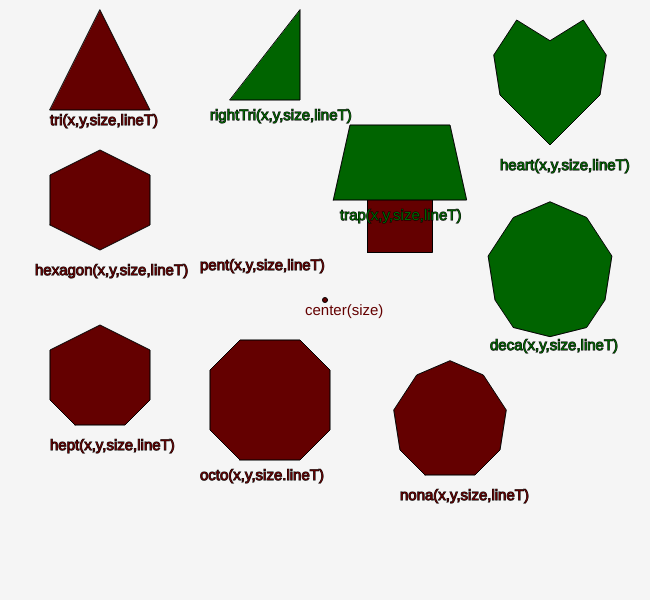
Frame 1 (no input)
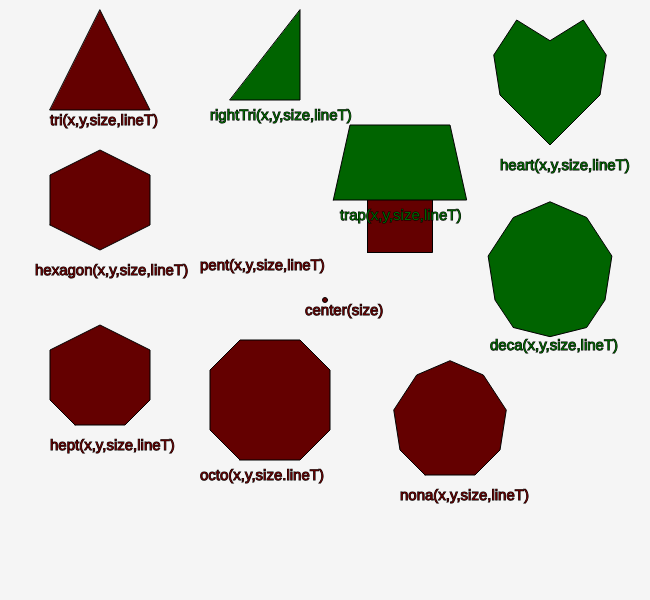
Frame 60 (no input)
Frame 120 (the mouse pressed at the canvas centre since frame 60): identical to frame 60, image omitted

The p5.js sketch that drew these frames (run headless with seeded random() and noise() and a simulated clock; from frame 60 on, the mouse is pressed at the canvas centre):

// p5.js sketch
// ── sketch.js

function setup() {
  createCanvas(650, 600);
}

function draw() {
  textSize(15)
  background(245);
  fill(100,0,0)
  center(5)
  text('center(size)',width/2-20,height/2+15)
  pent(400,220,65,1)
  text('pent(x,y,size,lineT)',200,270)
  hexagon(100,200,50,1)
  text('hexagon(x,y,size,lineT)',35,275)
  tri(100,60,50,1)
  text('tri(x,y,size,lineT)',50,125)
  hept(100,400,50,1)
  text('hept(x,y,size,lineT)',50,450)
  octo(270,430,60,1)
  text('octo(x,y,size.lineT)',200,480)
  nona(450,450,50,1)
  text('nona(x,y,size,lineT)',400,500)
  fill(0,100,0)
  heart(550,95,50,1)
  text('heart(x,y,size,lineT)',500,170)
  fill(0,100,0)
  deca(550,300,55,1)
  text("deca(x,y,size,lineT)",490,350)
  trap(400,150,100,1)
  text("trap(x,y,size,lineT)",340,220)
  rightTri(270,70,60,1)
    text("rightTri(x,y,size,lineT)",210,120)
}
// ── shape.js
console.log('p5.shape.js is ready')
//a simpe equalateral triangle, takes four parameters, x,y,lenght of sides and strokeWeight
function tri(x,y,len,lineT){
triV1x=x-len+len
triV1y=y-len
triV2x=x+len
triV2y=y+len
triV3x=x-len
triV3y=y+len
stroke(0)
strokeWeight(lineT)
  beginShape(TRIANGLES)
vertex(triV1x,triV1y)
vertex(triV2x,triV2y)
vertex(triV3x,triV3y)
  endShape()
}//draws a pentagon
function pent(x,y,size,lineT){
pentX=x
pentY=y
len=size
penV1x=x-len/2
penV1y=y+len/2
penV2x=x+len/2
penV2y=y+len/2
penV3x=x+len/2
penV3y=penV2y-len
penV4x= penV3x-len/2
penV4y= penV3y-len/2
penV5x=x-len/2
penV5y=y-len/2
beginShape()
strokeWeight(lineT)
stroke(0)
vertex(penV1x,penV1y)
vertex(penV2x,penV2y)
vertex(penV3x,penV3y)
vertex(penV4x,penV4y)
vertex(penV5x, penV5y)
vertex(penV1x,penV1y)
endShape()
}//draws a hexagon, takes 4 parameters
function hexagon(x,y,len,lineT){
hexV1x=x-len
 hexV1y=y+len/2
hexV2x=x
hexV2y=y+len
 hexV3x=x+len
 hexV3y=y+len/2
 hexV4x=x+len
 hexV4y=y-len/2
  hexV5x=x
  hexV5y=y-len
  hexV6x=x-len
  hexV6y=y-len/2
 stroke(0)
 strokeWeight(lineT)
beginShape()
vertex(hexV1x,hexV1y)
vertex(hexV2x,hexV2y)
  vertex(hexV3x,hexV3y)
  vertex(hexV4x,hexV4y)
  vertex(hexV5x,hexV5y)
  vertex(hexV6x,hexV6y)
  vertex(hexV1x,hexV1y)
endShape()
}//draws a seven sided septa/heptagon, takes four parameter
function hept(x,y,len,lineT){
  heptV1x=x-len/2
  heptV1y=y+len/2
  heptV2x=x+len/2
  heptV2y=y+len/2
  heptV3x=x+len
  heptV3y=y
  heptV4x=x+len
  heptV4y=y-len
  heptV5x=x
  heptV5y=y-len-len/2
  heptV6x=x-len
  heptV6y=y-len
  heptV7x=x-len
  heptV7y=y
  heptV8x=x-len/2
  heptV8y=y+len/2
  stroke(0)
  strokeWeight(lineT)
beginShape()
vertex(heptV1x,heptV1y)
vertex(heptV2x,heptV2y)
vertex(heptV3x,heptV3y)
vertex(heptV4x,heptV4y)
vertex(heptV5x,heptV5y)
vertex(heptV6x,heptV6y)
vertex(heptV7x,heptV7y)
vertex(heptV8x,heptV8y)
endShape()
}//draws a eight sided octogon, takes for parameter
function octo(x,y,len,lineT){
  octoV1x=x-len/2
  octoV1y=y+len/2
  octoV2x=x+len/2
  octoV2y=y+len/2
  octoV3x=x+len
  octoV3y=y
  octoV4x=x+len
  octoV4y=y-len
  octoV5x=x+len/2
  octoV5y=y-len-len/2
  octoV6x=x-len/2
  octoV6y=y-len-len/2
  octoV7x=x-len
  octoV7y=y-len
  octoV8x=x-len
  octoV8y=y
  octoV9x=x-len/2
  octoV9y=y+len/2
  stroke(0)
  strokeWeight(lineT)
  beginShape()
  vertex(octoV1x,octoV1y)
  vertex(octoV2x,octoV2y)
  vertex(octoV3x,octoV3y)
  vertex(octoV4x,octoV4y)
  vertex(octoV5x,octoV5y)
  vertex(octoV6x,octoV6y)
  vertex(octoV7x,octoV7y)
  vertex(octoV8x,octoV8y)
  vertex(octoV9x,octoV9y)
  vertex(octoV1x,octoV1y)
  endShape()
}//draws a nine sided nonagon, takes four parameters
function nona(x,y,len,lineT){
  nonaV1x=x-len/2
  nonaV1y=y+len/2
  nonaV2x=x+len/2
  nonaV2y=y+len/2
  nonaV3x=x+len
  nonaV3y=y
  nonaV4x=x+len+(len/8)
  nonaV4y=y-len/1.25
  nonaV5x=x+len/1.5
  nonaV5y=y-len-len/2
  nonaV6x=x
  nonaV6y=nonaV5y-len/3.5
  nonaV7x=x-len/1.5
  nonaV7y=y-len-len/2
  nonaV8x=x-len-(len/8)
  nonaV8y=y-len/1.25
  nonaV9x=x-len
  nonaV9y=y
  nonaV10x=x-len/2
  nonaV10y=y+len/2
  stroke(0)
  strokeWeight(lineT)
  beginShape()
  vertex(nonaV1x,nonaV1y)
  vertex(nonaV2x,nonaV2y)
  vertex(nonaV3x,nonaV3y)
  vertex(nonaV4x,nonaV4y)
  vertex(nonaV5x,nonaV5y)
  vertex(nonaV6x,nonaV6y)
  vertex(nonaV7x,nonaV7y)
  vertex(nonaV8x,nonaV8y)
  vertex(nonaV9x,nonaV9y)
  vertex(nonaV10x,nonaV10y)
  endShape()
}//draws a 'cubic' heart , takes four parameters, x,y,size,lineT
function heart(x,y,len,lineT){
  heartV1x=x-len/2
  heartV1y=y+len/2
  heartV2x=x
  heartV2y=y+len
  heartV3x=x+len/2
  heartV3y=y+len/2
  heartV4x=x+len
  heartV4y=y
  heartV5x=x+len+(len/8)
  heartV5y=y-len/1.25
  heartV6x=x+len/1.5
  heartV6y=y-len-len/2
  heartV7x=x
  heartV7y=heartV5y-len/3.5
  heartV8x=x-len/1.5
  heartV8y=y-len-len/2
  heartV9x=x-len-(len/8)
  heartV9y=y-len/1.25
  heartV10x=x-len
  heartV10y=y
  heartV11x=x-len/2
  heartV11y=y+len/2
  stroke(0)
  strokeWeight(lineT)
  beginShape()
  vertex(heartV1x,heartV1y)
  vertex(heartV2x,heartV2y)
  vertex(heartV3x,heartV3y)
  vertex(heartV4x,heartV4y)
  vertex(heartV5x,heartV5y)
  vertex(heartV6x,heartV6y)
  vertex(heartV7x,heartV7y)
  vertex(heartV8x,heartV8y)
  vertex(heartV9x,heartV9y)
  vertex(heartV10x,heartV10y)
  vertex(heartV11x,heartV11y)
  endShape()
}//draws a re-sizable circle at center of screen, Good for frame of reference
function center(size){
  circle(width/2,height/2,size)
}//draws a 10 sided decagon, takes four parameters, x,y,size,lineT
function deca(x,y,len,lineT){
  decaV1x=x-len/1.5
  decaV1y=y+len/2
  decaV1_5x=x
  decaV1_5y=y+len/1.5
  decaV2x=x+len/1.5
  decaV2y=y+len/2
  decaV3x=x+len
  decaV3y=y
  decaV4x=x+len+(len/8)
  decaV4y=y-len/1.25
  decaV5x=x+len/1.5
  decaV5y=y-len-len/2
  decaV6x=x
  decaV6y=decaV5y-len/3.5
  decaV7x=x-len/1.5
  decaV7y=y-len-len/2
  decaV8x=x-len-(len/8)
  decaV8y=y-len/1.25
  decaV9x=x-len
  decaV9y=y
  decaV10x=x-len/1.5
  decaV10y=y+len/2
  stroke(0)
  strokeWeight(lineT)
  beginShape()
  vertex(decaV1x,decaV1y)
  vertex(decaV1_5x,decaV1_5y)
  vertex(decaV2x,decaV2y)
  vertex(decaV3x,decaV3y)
  vertex(decaV4x,decaV4y)
  vertex(decaV5x,decaV5y)
  vertex(decaV6x,decaV6y)
  vertex(decaV7x,decaV7y)
  vertex(decaV8x,decaV8y)
  vertex(decaV9x,decaV9y)
  vertex(decaV10x,decaV10y)
  endShape()
}//draws a four sided trapezium, takes four parameters, x,y,size,lineT
function trap(x,y,len,lineT){
trapV1x=x-len/1.5
trapV1y=y+len/2
trapV2x=x+len/1.5
trapV2y=y+len/2
trapV3x=x+len/2
trapV3y=y-len/4
trapV4x=x-len/2
trapV4y=y-len/4
stroke(0)
strokeWeight(lineT)
beginShape()
vertex(trapV1x,trapV1y)
vertex(trapV2x,trapV2y)
vertex(trapV3x,trapV3y)
vertex(trapV4x,trapV4y)
vertex(trapV1x,trapV1y)
endShape()
}//draws a right-angled triangle,takes four parameters, x,y,size,lineT
function rightTri(x,y,len,lineT) {
rTriV1x=x-len/1.5
rTriV1y=y+len/2
rTriV2x=x+len/2
rTriV2y=y+len/2
rTriV3x=x+len/2
rTriV3y=rTriV2y-len*1.5
stroke(0)
strokeWeight(lineT)
beginShape(TRIANGLES)
vertex(rTriV1x,rTriV1y)
vertex(rTriV2x,rTriV2y)
vertex(rTriV3x,rTriV3y)
vertex(rTriV1x,rTriV1y)
endShape()
}
